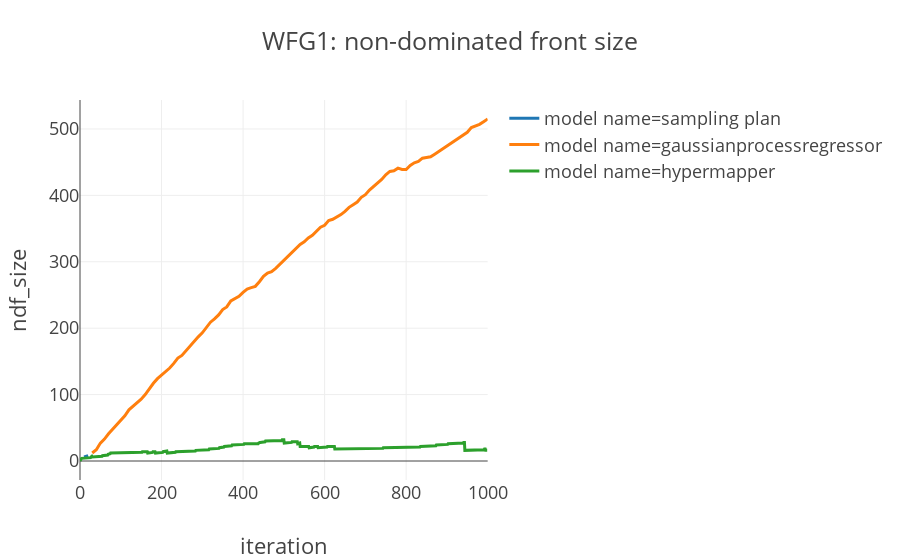

The code cell stored with this chart in its notebook:
### Code cell
# px.line(df, x="index", y="ndf_size", render_mode="svg", template="presentation", title="ZDT4: non-dominated front size ")



df = pd.concat([ZDT4_2_tutor_loop[['iteration', 'ndf_size', "model name"]], hypermapper[['iteration', 'ndf_size', "model name"]]])
df
px.line(df, x="iteration", y="ndf_size", color="model name", render_mode="svg", template="presentation", title="WFG1: non-dominated front size ")

### Figure 1 — Plotly figure (JSON) as saved in the notebook; plotly's stock layout.template omitted (floating-point values rounded to 4 significant figures; data arrays with more than 128 entries replaced by an {"elided": "..."} marker saying what was removed)
{"data": [{"hoverlabel": {"namelength": 0}, "hovertemplate": "model name=sampling plan<br>iteration=%{x}<br>ndf_size=%{y}", "legendgroup": "model name=sampling plan", "line": {"color": "#1f77b4", "dash": "solid"}, "mode": "lines", "name": "model name=sampling plan", "showlegend": true, "type": "scatter", "x": [10, 20], "xaxis": "x", "y": [6, 8], "yaxis": "y"}, {"hoverlabel": {"namelength": 0}, "hovertemplate": "model name=gaussianprocessregressor<br>iteration=%{x}<br>ndf_size=%{y}", "legendgroup": "model name=gaussianprocessregressor", "line": {"color": "#ff7f0e", "dash": "solid"}, "mode": "lines", "name": "model name=gaussianprocessregressor", "showlegend": true, "type": "scatter", "x": [30, 40, 50, 60, 70, 80, 90, 100, 110, 120, 130, 140, 150, 160, 170, 180, 190, 200, 210, 220, 230, 240, 250, 260, 270, 280, 290, 300, 310, 320, 330, 340, 350, 360, 370, 380, 390, 400, 410, 420, 430, 440, 450, 460, 470, 480, 490, 500, 510, 520, 530, 540, 550, 560, 570, 580, 590, 600, 610, 620, 630, 640, 650, 660, 670, 680, 690, 700, 710, 720, 730, 740, 750, 760, 770, 780, 790, 800, 810, 820, 830, 840, 850, 860, 870, 880, 890, 900, 910, 920, 930, 940, 950, 960, 970, 980, 990, 1000], "xaxis": "x", "y": [12, 17, 27, 33, 41, 48, 55, 61, 68, 77, 82, 88, 93, 100, 109, 117, 124, 129, 134, 140, 147, 155, 159, 166, 174, 180, 187, 193, 201, 209, 214, 220, 228, 232, 241, 245, 248, 254, 259, 261, 263, 270, 278, 283, 285, 290, 296, 302, 309, 314, 321, 326, 330, 336, 340, 346, 352, 355, 362, 364, 367, 371, 376, 382, 386, 390, 397, 401, 408, 413, 418, 424, 431, 436, 437, 441, 439, 439, 445, 449, 451, 456, 457, 458, 462, 466, 470, 474, 478, 482, 487, 491, 495, 502, 504, 507, 511, 515], "yaxis": "y"}, {"hoverlabel": {"namelength": 0}, "hovertemplate": "model name=hypermapper<br>iteration=%{x}<br>ndf_size=%{y}", "legendgroup": "model name=hypermapper", "line": {"color": "#2ca02c", "dash": "solid"}, "mode": "lines", "name": "model name=hypermapper", "showlegend": true, "type": "scatter", "x": {"elided": "1000 int values"}, "xaxis": "x", "y": {"elided": "1000 int values"}, "yaxis": "y"}], "layout": {"autosize": true, "legend": {"tracegroupgap": 0}, "title": {"text": "WFG1: non-dominated front size "}, "xaxis": {"anchor": "y", "autorange": true, "domain": [0, 0.98], "range": [0, 1000], "title": {"text": "iteration"}, "type": "linear"}, "yaxis": {"anchor": "x", "autorange": true, "domain": [0, 1], "range": [-28.61, 543.6], "title": {"text": "ndf_size"}, "type": "linear"}}}
